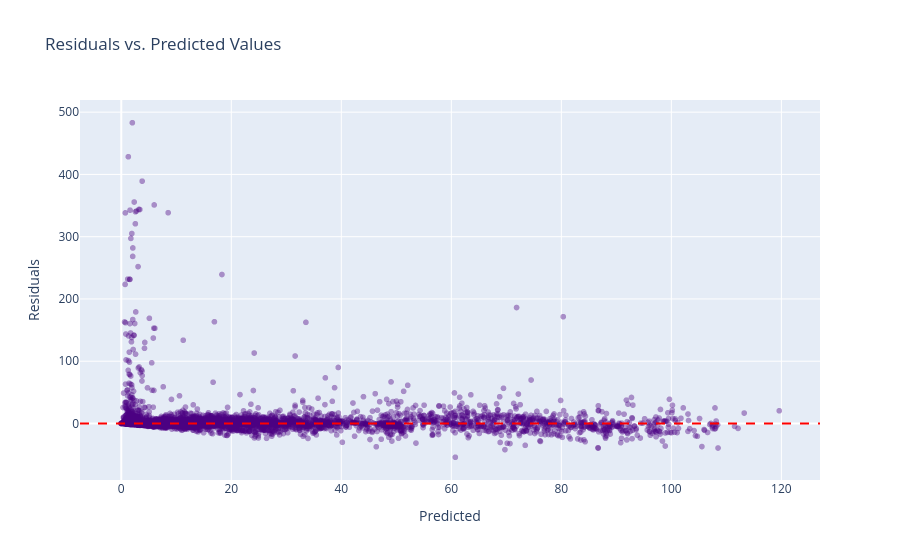

The notebook cell saved with this chart:
### Markdown cell above
## 3. Residual Analysis
Plotting Residuals vs. Predicted Values. A healthy model should have residuals clustered randomly around the zero line without obvious patterns.

### Code cell
residuals = y_test - preds
plot_df = pd.DataFrame({'Actual': y_test, 'Predicted': preds, 'Residuals': residuals})

fig = px.scatter(plot_df, x='Predicted', y='Residuals', opacity=0.4, title='Residuals vs. Predicted Values', color_discrete_sequence=['indigo'])
fig.add_hline(y=0, line_dash="dash", line_color="red")
fig.show()

### Figure 1 — Plotly figure (JSON) as saved in the notebook; plotly's stock layout.template omitted (floating-point values rounded to 4 significant figures; data arrays with more than 128 entries replaced by an {"elided": "..."} marker saying what was removed)
{"data": [{"hovertemplate": "Predicted=%{x}<br>Residuals=%{y}<extra></extra>", "legendgroup": "", "marker": {"color": "indigo", "opacity": 0.4, "symbol": "circle"}, "mode": "markers", "name": "", "showlegend": false, "type": "scattergl", "x": {"elided": "35614 float values"}, "xaxis": "x", "y": {"elided": "35614 float values"}, "yaxis": "y"}], "layout": {"legend": {"tracegroupgap": 0}, "shapes": [{"line": {"color": "red", "dash": "dash"}, "type": "line", "x0": 0, "x1": 1, "xref": "x domain", "y0": 0, "y1": 0, "yref": "y"}], "title": {"text": "Residuals vs. Predicted Values"}, "xaxis": {"anchor": "y", "domain": [0.0, 1.0], "title": {"text": "Predicted"}}, "yaxis": {"anchor": "x", "domain": [0.0, 1.0], "title": {"text": "Residuals"}}}}
